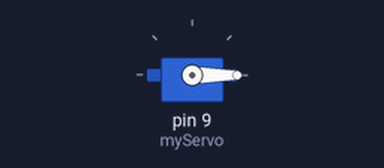
Simulated run of this sketch. Board: Arduino Uno, built with avr-gcc and run on an emulated ATmega328P. On the bench: servo.

Above: at 0.05 s.
At 4.0 s:
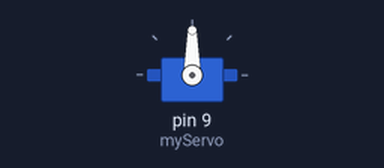
Timing chart, 0 to 5.2 s (numbered marks = the images above):
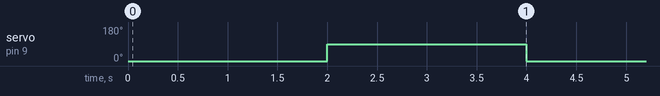

Measured:
- by itself, servo on pin 9 (myServo): alternates 90° for 2.0 s and 0° for 2.0 s

The sketch:

loop.ino
```cpp
#include <Servo.h>
Servo myServo;
void setup() {
  myServo.attach(9);
  myServo.write(180);
}

void loop() {
  myServo.write(0);
  delay(2000);
  myServo.write(90);
  delay(2000);
}
```
